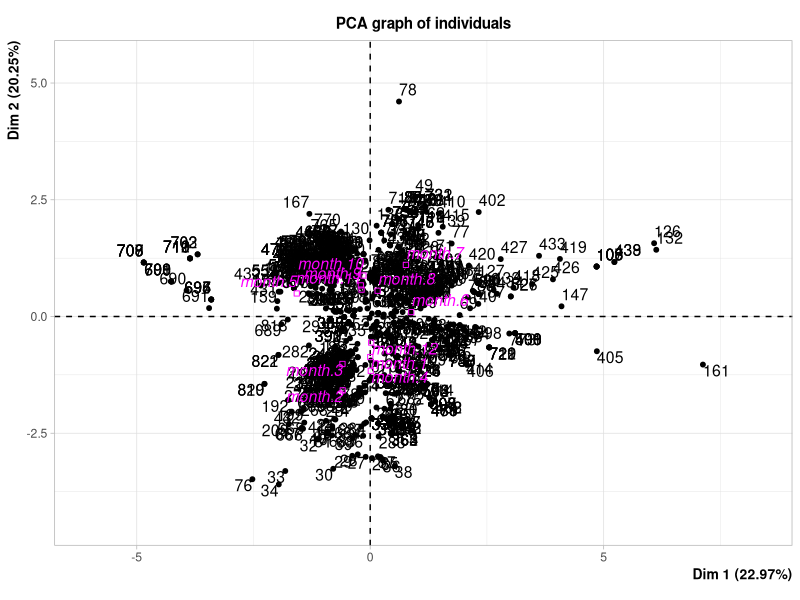
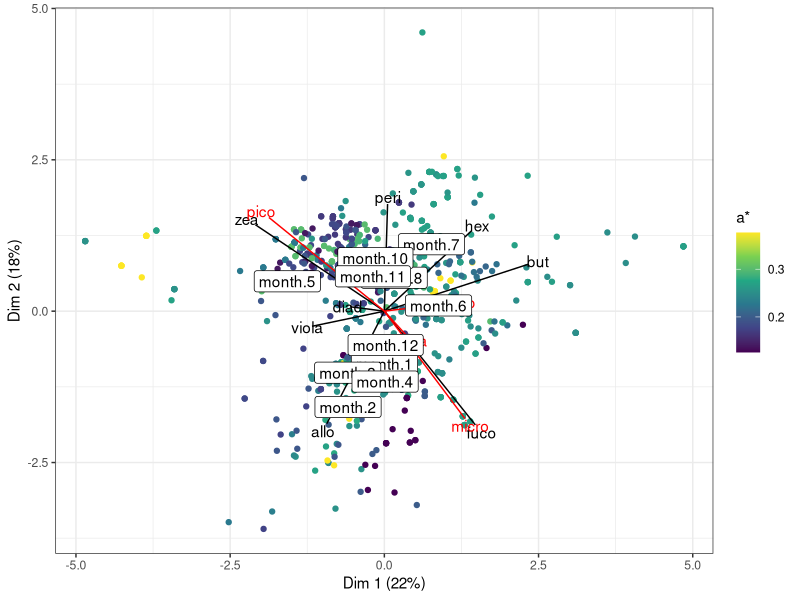
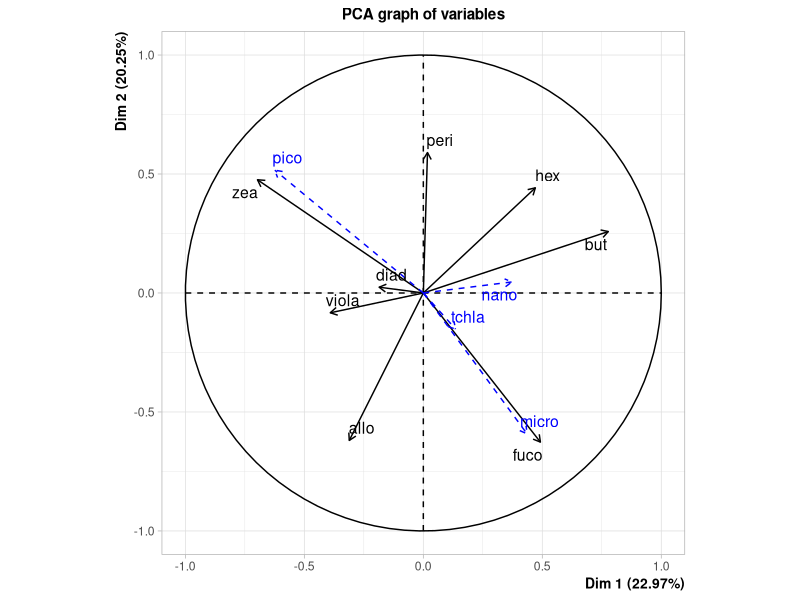
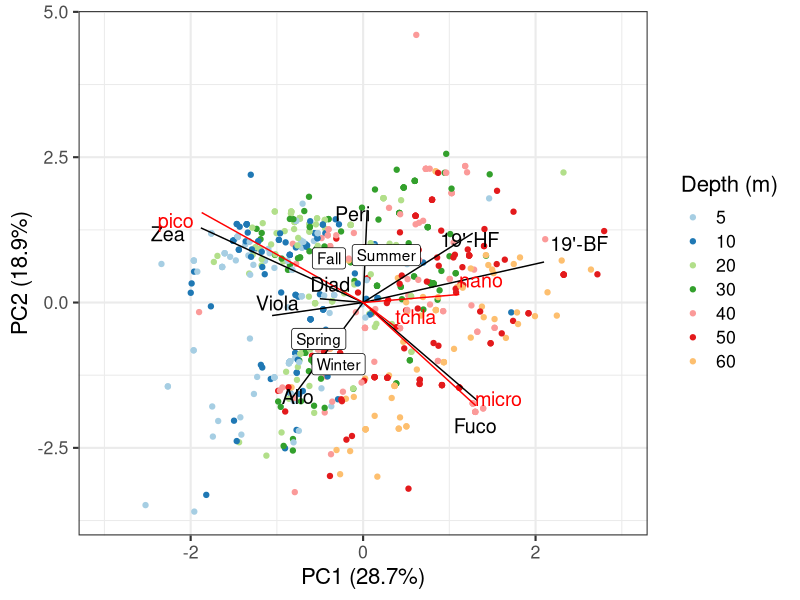
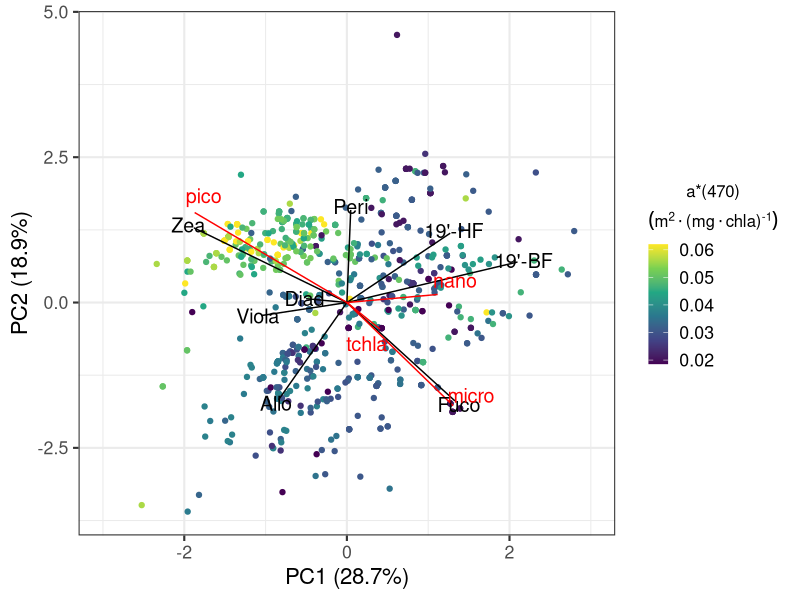
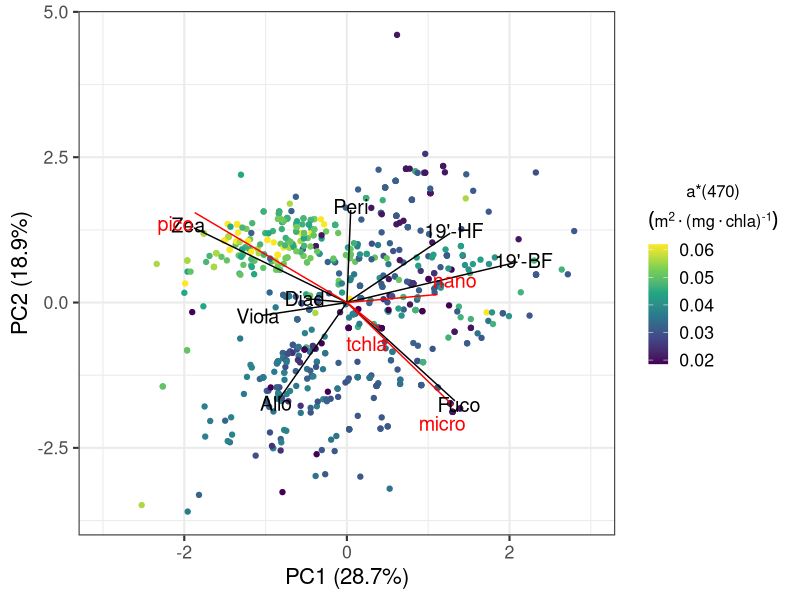

These figures' R source, in order:
library(FactoMineR)
library(tidyverse)
library(ggrepel)

bouss <- read_csv("Output/Data/boussole_merged.csv")

bouss_acp <- bouss %>% mutate(tchlb = tchlb/tchla,
                              peri = peri/tchla,
                              fuco = fuco/tchla,
                              hex = hex/tchla,
                              but = but/tchla,
                              allo = allo/tchla,
                              zea = zea/tchla)


test <- PCA(bouss_acp[,c(8:19, 24)], quanti.sup = c(1,2,3,4), quali.sup = 13,  scale.unit = TRUE)

coord <- data.frame(test$ind$coord)
var_coord <- bind_rows(data.frame(test$var$coord))

supp_coord <- data.frame(test$quanti.sup$coord)
quali_coord <- data.frame(test$quali.sup$coord)

result_acp <- bind_cols(bouss, coord) %>% na.omit()

# Q <- quantile(result_acp$yield, probs=c(.25, .75), na.rm = FALSE)
# iqr <- IQR(result_acp$yield)
# 
# up <-  Q[2]+1.5*iqr # Upper Range
# low<- Q[1]-1.5*iqr # Lower Range
# 
# result_acp <- filter(result_acp, yield < up & yield > low)

# ggplot(result_acp)+
#   geom_point(aes(x = Dim.1, y = Dim.2, colour = abs))+
#   scale_colour_viridis_c()+
#   geom_segment(aes(x = 0, y = 0, xend = Dim.1*3, yend = Dim.2*3), data = var_coord)+
#   geom_text(aes(x = Dim.1*3.2, y = Dim.2*3.2, label = rownames(var_coord)), data = var_coord)+
#   ylab("Dim 2 (19%)")+
#   xlab("Dim 1 (29%)")



result_acp$depth2 <- factor(result_acp$depth2, c("5", "10", "20", "30", "40", "50", "60", "70", "80"))

result_acp <- filter(result_acp, depth2 %in% c("5", "10", "20", "30", "40", "50", "60"))

seasons_label <- result_acp %>% select(season, Dim.1, Dim.2) %>% 
  group_by(season) %>% 
  summarise_all(mean) %>%
  ungroup()

var_coord <- var_coord %>% mutate(pigname = rownames(.)) %>% 
  mutate(pigname = case_when(pigname == "but" ~ "19'-BF",
                             pigname == "hex" ~"19'-HF",
                             pigname == "fuco" ~"Fuco",
                             pigname == "allo" ~ "Allo",
                             pigname == "viola" ~"Viola",
                             pigname == "diad" ~ "Diad",
                             pigname == "zea" ~"Zea",
                             pigname ==  "peri"  ~"Peri"))


ggplot(result_acp)+
  geom_point(aes(x = Dim.1, y = Dim.2, colour = depth2))+
  scale_colour_brewer(palette = "Paired", name = "Depth (m)")+
  geom_segment(aes(x = 0, y = 0, xend = Dim.1*2.7, yend = Dim.2*2.7), data = var_coord)+
  geom_segment(aes(x = 0, y = 0, xend = Dim.1*3, yend = Dim.2*3), colour = "red", data = supp_coord)+
  geom_text_repel(aes(x = Dim.1*3, y = Dim.2*3, label = pigname), data = var_coord, size = 5)+
  geom_text_repel(aes(x = Dim.1*3.2, y = Dim.2*3.2, label = rownames(supp_coord)), colour = "red", data = supp_coord, size = 5)+
  geom_label(aes(x = Dim.1, y = Dim.2, label = season), data = seasons_label)+
  ylab("PC2 (18.9%)")+
  xlab("PC1 (28.7%)")+
  xlim(-3, 3)+
  theme_bw(base_size = 16)

#ggsave("Output/paper_fig/acp_bouss.png", width = 9, height = 6)
#ggsave("Output/Figures/acp_bouss.jpg", dpi = "print", width = 20, height = 15, unit = "cm")



colorname <- expression(atop("a*(470)",(m^2%.%"(mg"%.%"chla)"^{"-1"})))
astar <- expression(a[470]^{"*"})
aunit <- expression((m^-2%.%"(mg"%.%"chla)"^{"-1"}))
ggplot(result_acp)+
  geom_point(aes(x = Dim.1, y = Dim.2, colour = abs))+
  scale_colour_viridis_c(name = colorname)+
  geom_segment(aes(x = 0, y = 0, xend = Dim.1*2.7, yend = Dim.2*2.7), data = var_coord)+
  geom_segment(aes(x = 0, y = 0, xend = Dim.1*3, yend = Dim.2*3), colour = "red", data = supp_coord)+
  geom_text(aes(x = Dim.1*2.8, y = Dim.2*2.8, label = pigname), data = var_coord, size = 5)+
  geom_text_repel(aes(x = Dim.1*3.1, y = Dim.2*3.1, label = rownames(supp_coord)), colour = "red", data = supp_coord, size = 5)+
  ylab("PC2 (18.9%)")+
  xlab("PC1 (28.7%)")+
  xlim(-3, 3)+
  theme_bw(base_size = 16)+
  theme(legend.title = element_text(size = 12),
        legend.key.width = unit(0.5,"cm"))

#ggsave("Output/paper_fig/acp_abs_bouss.png", width = 9, height = 6)
ggsave("Output/Figures/acp_abs_bouss.jpg", device ="jpeg", dpi = "print", width = 20, height = 15, units = "cm")

ggplot(result_acp)+
  geom_point(aes(x = Dim.1, y = Dim.2, colour = slope))+
  scale_colour_viridis_c(name = "a*")+
  geom_segment(aes(x = 0, y = 0, xend = Dim.1*3, yend = Dim.2*3), data = var_coord)+
  geom_segment(aes(x = 0, y = 0, xend = Dim.1*3, yend = Dim.2*3), colour = "red", data = supp_coord)+
  geom_text(aes(x = Dim.1*3.2, y = Dim.2*3.2, label = rownames(var_coord)), data = var_coord)+
  geom_text(aes(x = Dim.1*3.2, y = Dim.2*3.2, label = rownames(supp_coord)), colour = "red", data = supp_coord)+
  geom_label(aes(x = Dim.1, y = Dim.2, label = rownames(quali_coord)), data = quali_coord)+
  ylab("Dim 2 (18%)")+
  xlab("Dim 1 (22%)")+
  theme_bw()


# x_axis <- seq(400, 500, by = 1)
# weight440 <- dnorm(x_axis, 434, 8)
# weight440 <- weight440 * 1/max(weight440)
# weight470 <- dnorm(x_axis, 466, 11.5)
# weight470 <- weight470 * 1/max(weight470)
# 
# ggplot()+
#   geom_path(aes( x = x_axis, y = weight470, colour = "470"))+
#   geom_path(aes( x = x_axis, y = weight440, colour = "440"))+
#   theme_bw()
# 
# ggplot()+
#   geom_path(aes(x = x_axis, y = weight440, colour = 'abs 440'))+
#   geom_path(aes(x = x_axis, y = weight470, colour = 'abs 470'))+
#   scale_x_continuous(breaks = c(400, 420, 440, 460, 480, 500, 520))+
#   xlab('Wavelength (nm)')+
#   ylab('Weight')+
#   ggtitle('Approximation of excitation curves')+
#   theme_bw()
# 
# 
# bouss_ts_fit <- bouss %>% group_by(month) %>% do(model = lm(fluo ~ tchla, data = .)) %>% ungroup() %>% 
#   transmute(month, coef = map(model, tidy)) %>% 
#   unnest(coef) %>% 
#   filter(term == "tchla")
# 
# bouss_ts <- left_join(bouss, bouss_ts_fit)
# 
# bouss_ts$monthabb <- factor(bouss_ts$monthabb, levels = c("Jan", "Feb", "Mar", "Apr", "May", "Jun", "Jul", "Aug", "Sep", "Oct", "Nov", "Dec"))
# 
# ggplot(bouss_ts)+
#   geom_point(aes(x = monthabb, y = estimate))+
#   geom_line(aes(x = monthabb, y = estimate))
# 
# 
# ggplot(bouss_ts)+
#   geom_point(aes(x = date, y = estimate))+
#   geom_line(aes(x = date, y = estimate))+
#   ylim(0.15,0.5)
# 
# bouss_ts <- bouss %>% group_by(month, year, depth2) %>% summarise(chla_tot = mean(tchla), fluo_tot = mean(fluo))
# 
# bouss_ts <- left_join(bouss_ts, bouss)
# 
# bouss_ts$depth2 <- factor(bouss_ts$depth2, c("5", "10", "20", "30", "40", "50", "60", "70", "80"))
# 
# ggplot(bouss_ts)+
#   geom_line(aes(x = date, y = chla_tot, colour = depth2, group = depth2))+
#   facet_wrap(.~year, scale= "free_x", nrow = 3)+
#   scale_colour_brewer(palette = "Paired")+
#   theme_classic()
